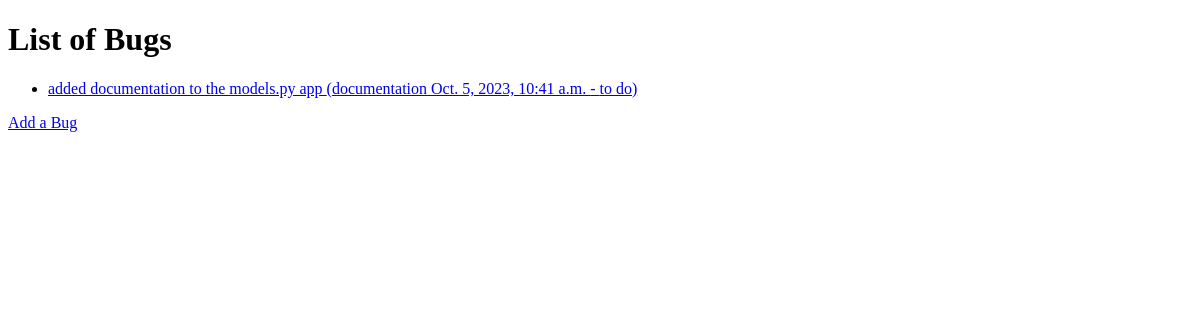
The app's page /bug/list, older data.
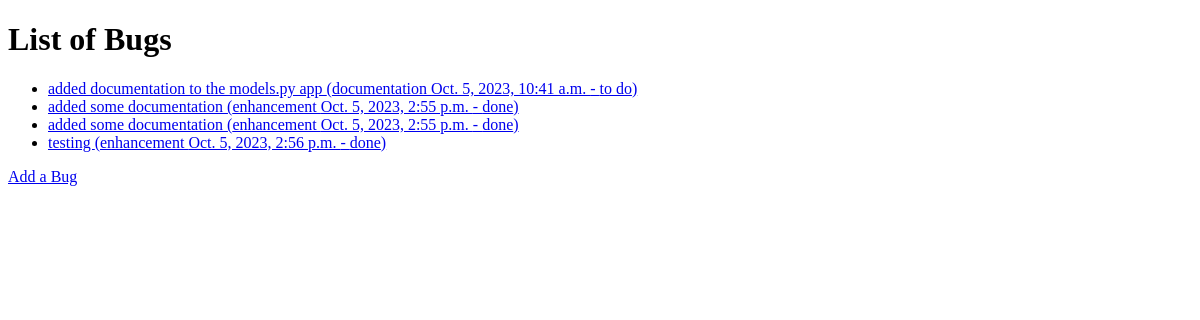
The same page, newer data.
### bug/models.py (models this page shows)
class Bug(models.Model):
    description = models.CharField(max_length=200)
    bug_type = models.CharField(max_length=200)
    report_date = models.DateTimeField(default=timezone.now)
    status = models.CharField(max_length=200)

### bug/views.py (the view)
# urls.py: path('bug/list', views.bug_list, name='bug-list'),
def bug_list(request):
    bugs = Bug.objects.all()
    return render(request, 'bug/bug_list.html', {'bugs': bugs})

### bug/templates/bug/bug_list.html (shortened to what this page needs)
<!DOCTYPE html>
<html lang="en">
<head>
</head>
<body>
    <h1>List of Bugs</h1>
    <ul>
        {% for bug in bugs %}
            <li>
                <a href="{% url 'bug-details' bug.id %}">
                    {{ bug.description }} ({{ bug.bug_type }} {{bug.report_date}} - {{ bug.status }})
                </a>
            </li>
        {% empty %}
            <li>No bugs registered yet.</li>
        {% endfor %}
    </ul>
    <a href="{% url 'bug-add' %}">Add a Bug</a>
</body>
</html>

Row changes from the older to the newer data that the page shows:
added Bug: description "added some documentation", bug_type "enhancement", report_date "Oct. 5, 2023, 2:55 p.m.", status "done"
added Bug: description "added some documentation", bug_type "enhancement", report_date "Oct. 5, 2023, 2:55 p.m.", status "done"
added Bug: description "testing", bug_type "enhancement", report_date "Oct. 5, 2023, 2:56 p.m.", status "done"
